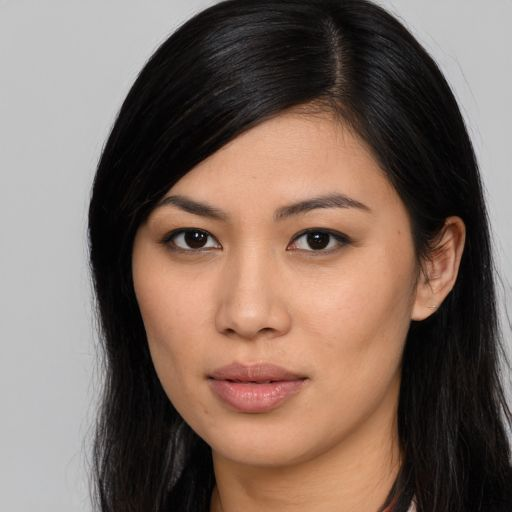
#> input picture image_cartoonizer/image.jpg, 512 x 512 px
$ python imagecartoonizer.py
#> lines starting #> are read from the running program, lines starting #| are printed output that depends on the picture; after the words box and inside, x2 and y2 are one past the last pixel; in counts of white or black regions, pixels touching at a corner belong together
import cv2
# import numpy as np

img = cv2.imread(r"image.jpg")
#> img is the input picture: shape (512, 512, 3); mean B, G, R 96.9, 107.4, 127.2

# 1) Edges
gray = cv2.cvtColor(img, cv2.COLOR_BGR2GRAY)
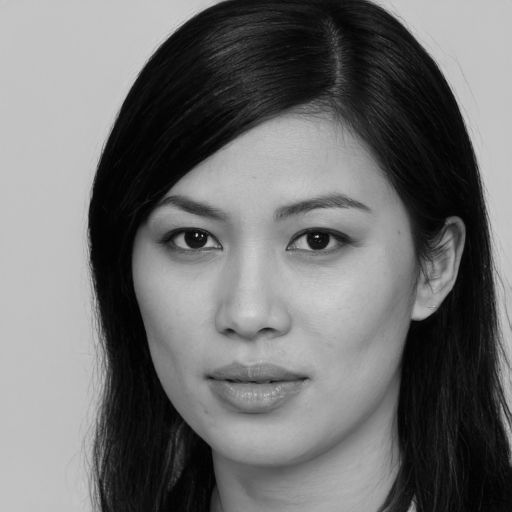
#> gray: shape (512, 512); min 0, max 211, mean 112.1
gray = cv2.medianBlur(gray, 5)
edges = cv2.adaptiveThreshold(gray, 255, cv2.ADAPTIVE_THRESH_MEAN_C,
                              cv2.THRESH_BINARY, 9, 9)
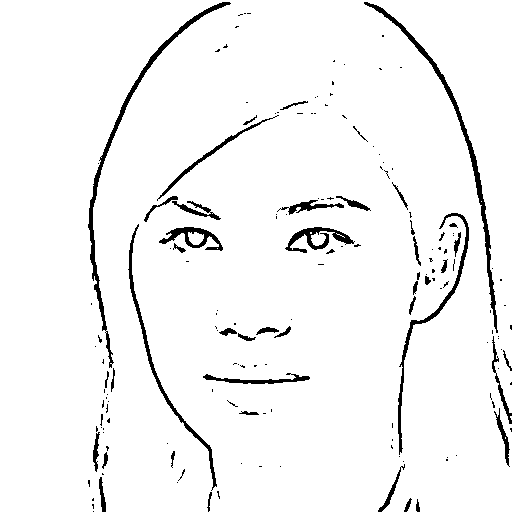
#> edges: shape (512, 512); 95.8% white; 167 black regions (122 under 20 px), largest, box (x1, y1, x2, y2) and area: (88, 2, 231, 368) 1771, (364, 2, 498, 333) 1619, (398, 213, 469, 455) 983

# 2) Color
color = cv2.bilateralFilter(img, 9, 300, 300)

# 3) Cartoon
cartoon = cv2.bitwise_and(color, color, mask=edges)
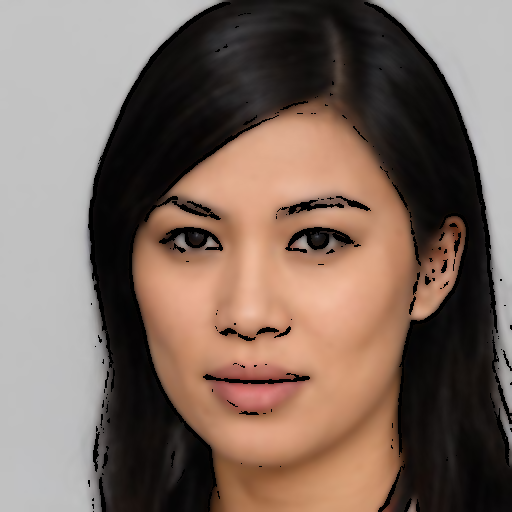
#> cartoon: shape (512, 512, 3); mean B, G, R 95.1, 105.3, 124.4


cv2.imshow("Image", img)
cv2.imshow("Cartoon", cartoon)
cv2.imshow("color", color)
cv2.imshow("edges", edges)
cv2.waitKey(0)
cv2.destroyAllWindows()

$ run again, with image_cartoonizer/example.jpg copied over image_cartoonizer/image.jpg
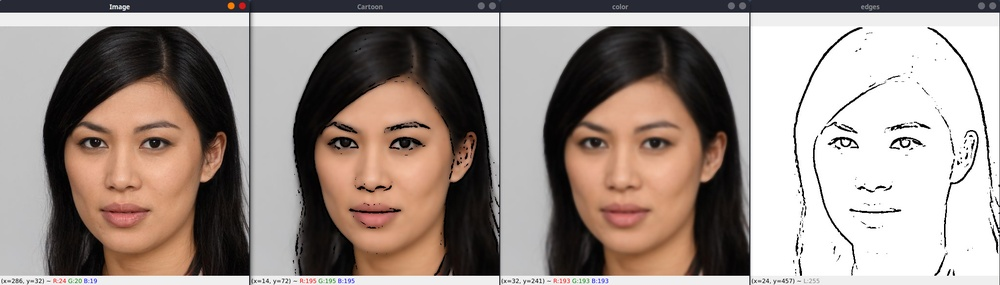
#> input picture image_cartoonizer/example.jpg, 1000 x 285 px, shrunk from 2055 x 585 before the run
#> img is the input picture: shape (285, 1000, 3); mean B, G, R 137.4, 143.7, 156.4
#> `edges = cv2.adaptiveThreshold(gray, 255, cv2.ADAPTIVE_THRESH_MEAN_C, c..`:
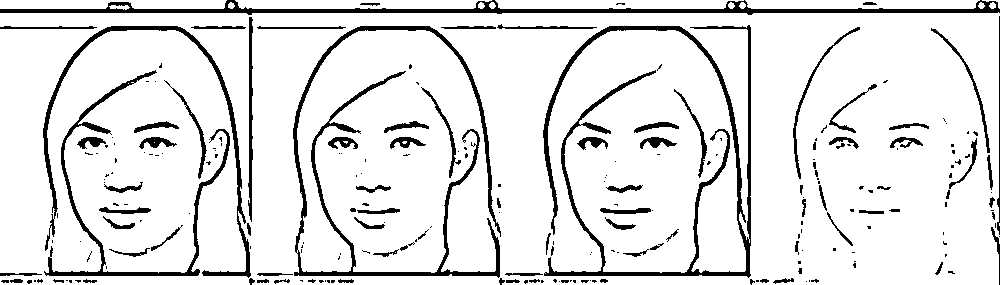
#> edges: shape (285, 1000); 89.1% white; 234 black regions (146 under 20 px), largest, box (x1, y1, x2, y2) and area: (543, 25, 751, 278) 5817, (293, 26, 501, 278) 4896, (0, 0, 1000, 15) 4532
#> `cartoon = cv2.bitwise_and(color, color, mask=edges)`:
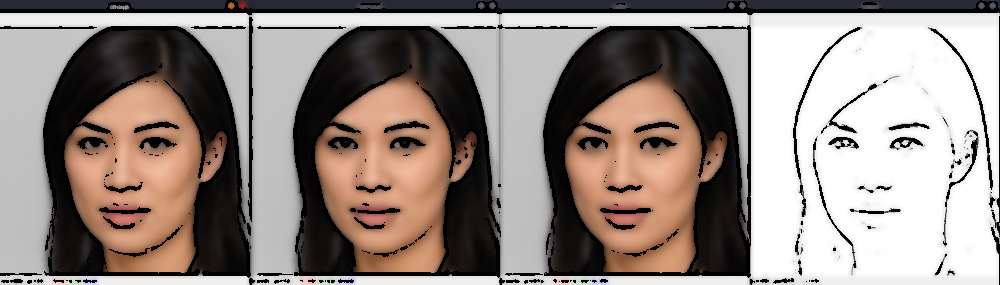
#> cartoon: shape (285, 1000, 3); mean B, G, R 129.8, 135.8, 147.4
